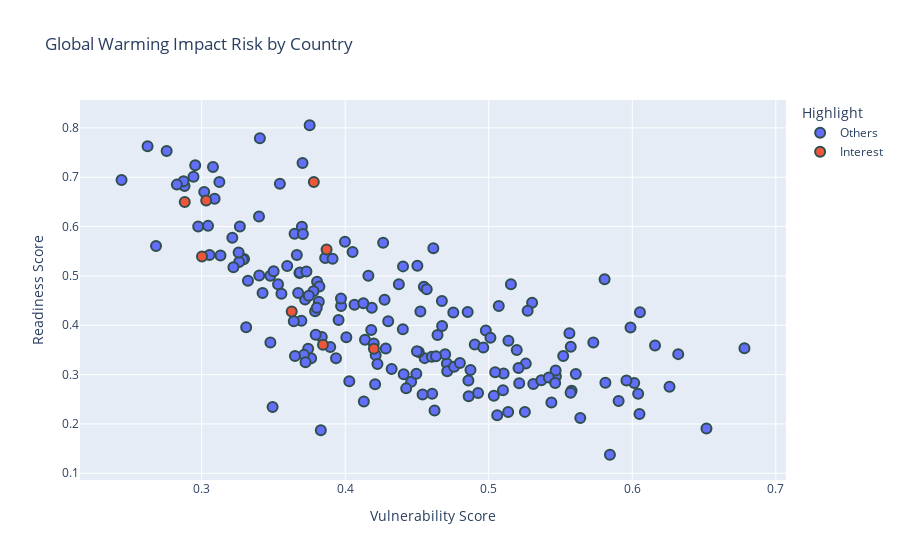

Source (notebook cell):
### Code cell
import plotly.express as px

countries_of_interest = ['Japan', 'Canada', 'France', 'Mexico', 'China', 'Ukraine', 'Spain', 'Egypt'] 
merged_df_recent['Highlight'] = merged_df_recent['Name'].apply(lambda x: 'Interest' if x in countries_of_interest else 'Others')

fig = px.scatter(
    merged_df_recent,
    x='Vulnerability_Score',
    y='Readiness_Score',
    color='Highlight',  
    hover_name='Name', 
    size_max=10,
    title='Global Warming Impact Risk by Country - 2021'
)

fig.update_traces(marker=dict(size=10, line=dict(width=2, color='DarkSlateGrey')),
                  selector=dict(mode='markers'))

fig.update_layout(
    title='Global Warming Impact Risk by Country',
    xaxis_title='Vulnerability Score',
    yaxis_title='Readiness Score'
)

fig.show()

### Figure 1 — Plotly figure (JSON) as saved in the notebook; plotly's stock layout.template omitted (floating-point values rounded to 4 significant figures; data arrays with more than 128 entries replaced by an {"elided": "..."} marker saying what was removed)
{"data": [{"hovertemplate": "<b>%{hovertext}</b><br><br>Highlight=Others<br>Vulnerability_Score=%{x}<br>Readiness_Score=%{y}<extra></extra>", "hovertext": {"elided": "177 str values"}, "legendgroup": "Others", "marker": {"color": "#636efa", "line": {"color": "DarkSlateGrey", "width": 2}, "size": 10, "symbol": "circle"}, "mode": "markers", "name": "Others", "orientation": "v", "showlegend": true, "type": "scatter", "x": {"elided": "177 float values"}, "xaxis": "x", "y": {"elided": "177 float values"}, "yaxis": "y"}, {"hovertemplate": "<b>%{hovertext}</b><br><br>Highlight=Interest<br>Vulnerability_Score=%{x}<br>Readiness_Score=%{y}<extra></extra>", "hovertext": ["Canada", "China", "Egypt", "France", "Japan", "Mexico", "Spain", "Ukraine"], "legendgroup": "Interest", "marker": {"color": "#EF553B", "line": {"color": "DarkSlateGrey", "width": 2}, "size": 10, "symbol": "circle"}, "mode": "markers", "name": "Interest", "orientation": "v", "showlegend": true, "type": "scatter", "x": [0.2882, 0.387, 0.42, 0.3032, 0.3781, 0.3845, 0.3002, 0.3627], "xaxis": "x", "y": [0.65, 0.5535, 0.3526, 0.653, 0.6904, 0.3604, 0.5395, 0.4277], "yaxis": "y"}], "layout": {"autosize": true, "legend": {"title": {"text": "Highlight"}, "tracegroupgap": 0}, "title": {"text": "Global Warming Impact Risk by Country"}, "xaxis": {"anchor": "y", "autorange": true, "domain": [0, 1], "range": [0.2164, 0.706], "title": {"text": "Vulnerability Score"}, "type": "linear"}, "yaxis": {"anchor": "x", "autorange": true, "domain": [0, 1], "range": [0.06944, 0.8735], "title": {"text": "Readiness Score"}, "type": "linear"}}}
